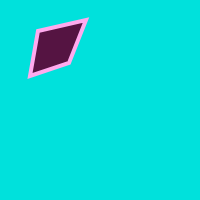
Frame 1 (no input)
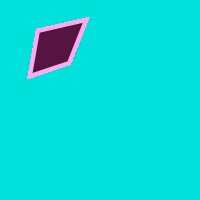
Frame 60 (no input)
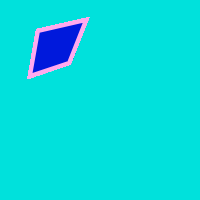
Frame 120 (the mouse pressed at the canvas centre since frame 60)

The p5.js sketch that drew these frames (run headless with seeded random() and noise() and a simulated clock; from frame 60 on, the mouse is pressed at the canvas centre):

// p5.js sketch
// ── sketch.js
function setup() {
    createCanvas(200, 200);
    background(0, 225, 220)
}

function draw() {
    if (mouseIsPressed) {
        fill(0, 25, 220);
      } else {
        fill(85, 20, 66);
        stroke('#fae');
strokeWeight(4);
      }
      quad(38, 31, 86, 20, 69, 63, 30, 76)
}
